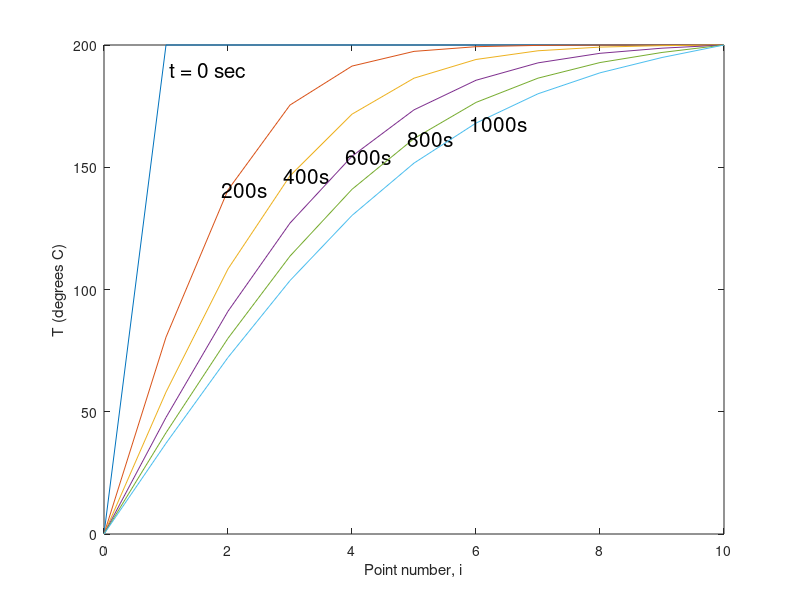

The MATLAB source for this figure:
% f10_22 same as L10_13
% Copyright S. Nakamura, 1995
figure(1)
set(gcf,'NumberTitle','off','Name',...
        'Figure10.22; List 10.13')

clear, clf, hold off
k=80.2; ro=7870;c=447;TL=0;TR=200;
alpha = k/ro/c; Dx=.05; 
A=[-2  1  0  0  0  0  0  0  0; ...
    1 -2  1  0  0  0  0  0  0; ...
    0  1 -2  1  0  0  0  0  0; ...
    0  0  1 -2  1  0  0  0  0; ...
    0  0  0  1 -2  1  0  0  0; ...
    0  0  0  0  1 -2  1  0  0; ...
    0  0  0  0  0  1 -2  1  0; ...
    0  0  0  0  0  0  1 -2  1; ...
    0  0  0  0  0  0  0  1 -2]*alpha/Dx^2;
S=[TL; 0; 0; 0; 0; 0; 0; 0;TR]*alpha/Dx^2;
T=[40;40;40;40;40;40;40;40;40] ;
T=200*ones(size(T));    
n=0; t=0; h=20; m=0;
%
  axis([0,10,0,220])
  j=[0,1:length(T),length(T)+1];
  T_plot=[TL, T',TR];
  plot(j,T_plot) 
  hx=text( j(2)+0.05, T_plot(2)-10,['t = ',int2str(t),' sec']);
  set(hx,'FontSize',[15])
  xlabel('Point number, i')
  ylabel('T (degrees C)')
%
for k=1:5
  for m=1:10 
    n=n+1; 
    k1 = h*(A*T+S);
    k2 = h*(A*(T+k1/2) + S);
    k3 = h*(A*(T+k2/2) + S);
    k4 = h*(A*(T+k3) + S);
    T = T+(k1 + 2*k2 + 2*k3 + k4)/6;
    t=h*n;
  end
  hold on
  j=[0,1:length(T),length(T)+1];
  T_plot=[TL, T',TR];
  plot(j,T_plot) 
  hy=text( j(k+2)-0.1, T_plot(k+2),[int2str(t),'s']);
  set(hy,'FontSize',[15])
end
